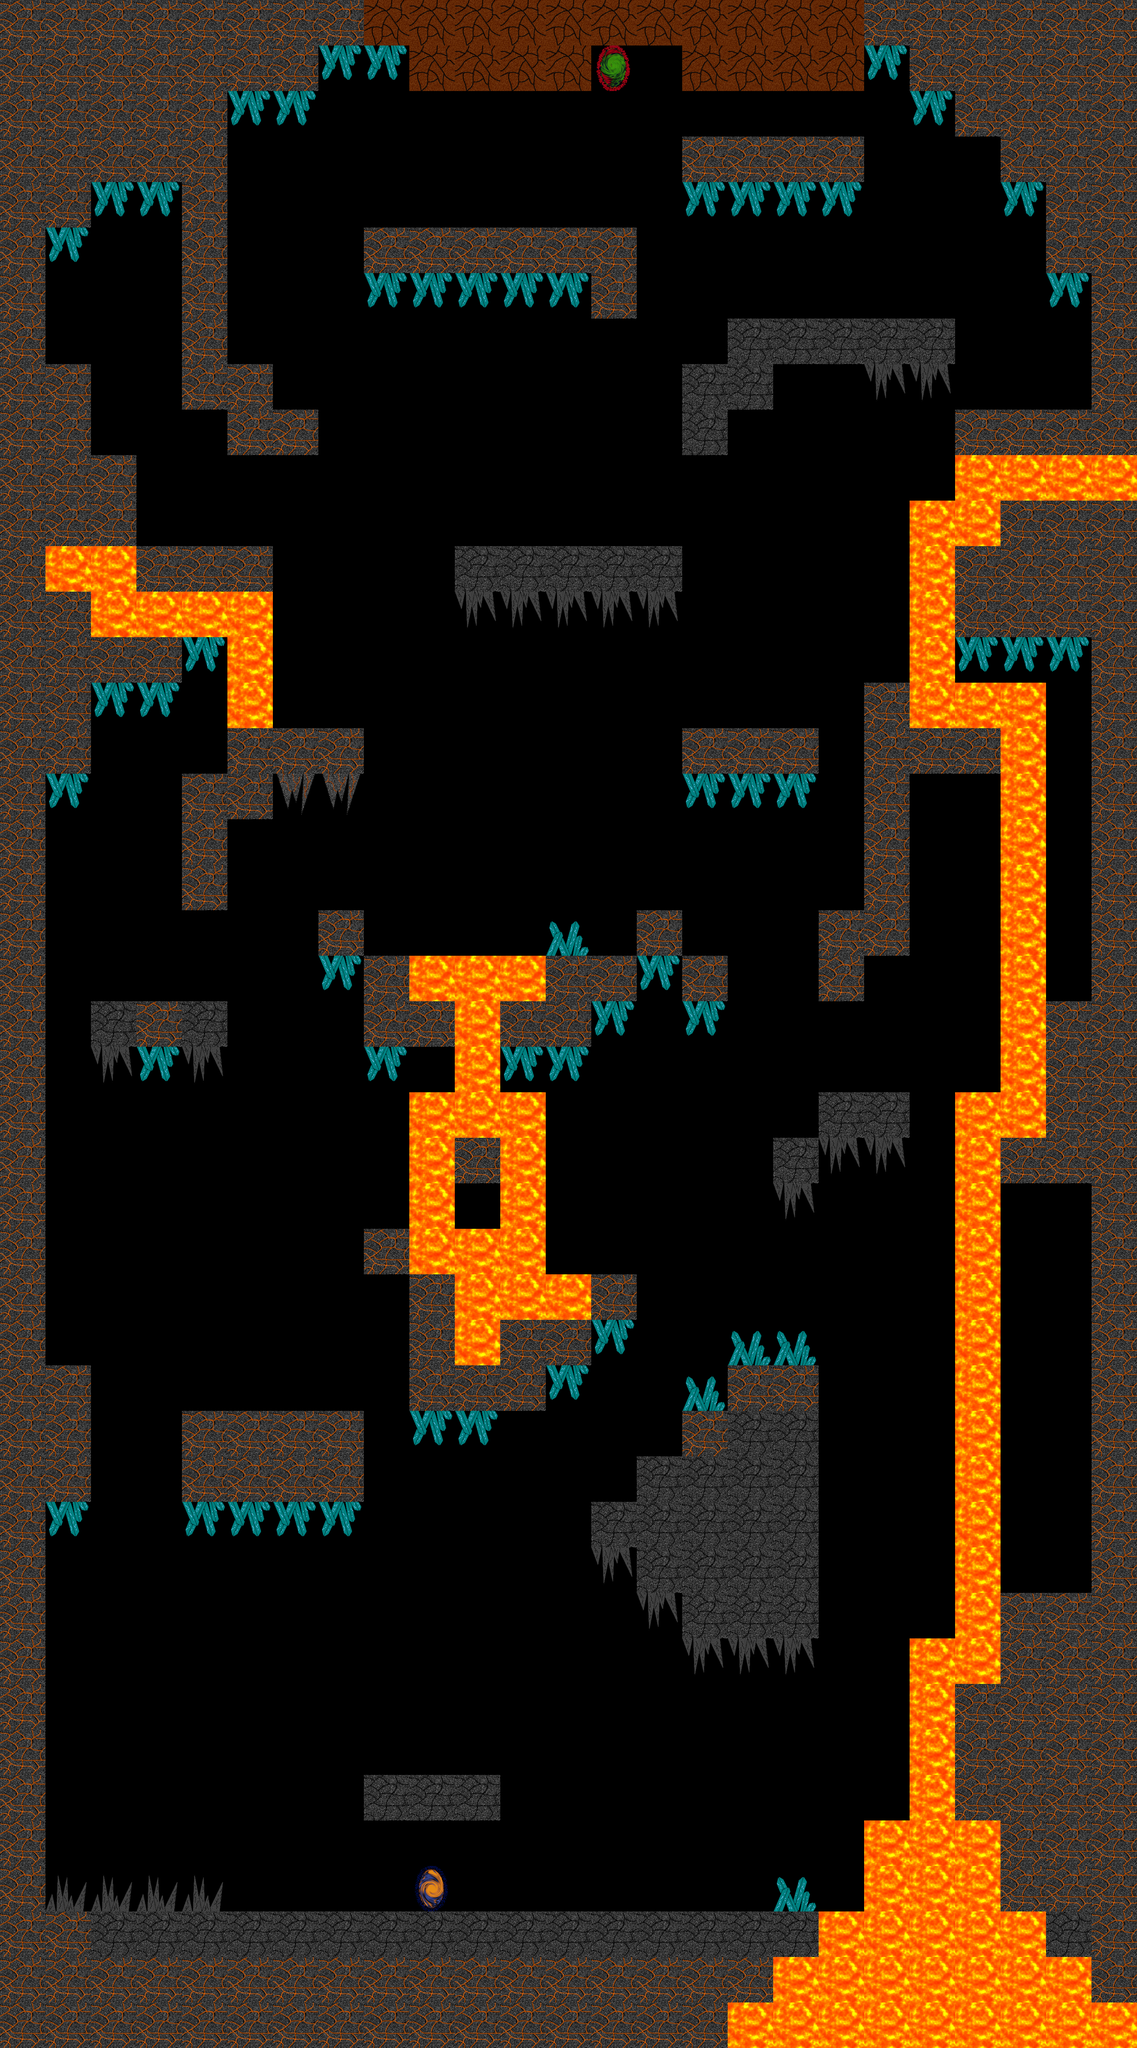

This is a level from a 2D game, rendered from its Tiled map with the project's own tilesets. A one-line summary and the map file follow, with tile-layer data summarised:
An orthogonal 25x45 tile map with 128x128 px tiles, 2 tile layers (Background, Main) and 130 objects.

<map version="1.0" orientation="orthogonal" renderorder="right-down" width="25" height="45" tilewidth="128" tileheight="128" nextobjectid="245">
 <tileset firstgid="1" name="GTile" tilewidth="128" tileheight="128" tilecount="64" columns="8">
  <image source="../GTileSheet.png" width="1024" height="1024" />
 </tileset>
 <layer name="Background" width="25" height="45">
  <data>[1125 cells, 1125 non-empty, 1 distinct tile ids]</data>
 </layer>
 <layer name="Main" width="25" height="45">
  <data>[1125 cells, 547 non-empty, 12 distinct tile ids]</data>
 </layer>
 <objectgroup name="Ground">
  <object id="1" x="0" y="0" width="128" height="5760" />
  <object id="2" x="128" y="0" width="1536" height="128" />
  <object id="3" x="1792" y="0" width="1408" height="128" />
  <object id="4" x="3072" y="128" width="256" height="1152" />
  <object id="5" x="3072" y="1408" width="128" height="4224" />
  <object id="6" x="128" y="5376" width="1920" height="384" />
  <object id="7" x="2048" y="5376" width="128" height="256" />
  <object id="8" x="2176" y="5376" width="128" height="128" />
  <object id="9" x="2944" y="5376" width="128" height="128" />
  <object id="10" x="1024" y="4992" width="384" height="128" />
  <object id="11" x="1920" y="4480" width="384" height="128" />
  <object id="12" x="512" y="3968" width="512" height="256" />
  <object id="13" x="128" y="3840" width="128" height="384" />
  <object id="14" x="1152" y="3584" width="128" height="384" />
  <object id="15" x="1024" y="3456" width="128" height="128" />
  <object id="16" x="1280" y="3200" width="128" height="128" />
  <object id="17" x="1280" y="3840" width="256" height="128" />
  <object id="18" x="1408" y="3712" width="256" height="128" />
  <object id="19" x="1664" y="3584" width="128" height="128" />
  <object id="20" x="1408" y="2816" width="256" height="128" />
  <object id="21" x="1536" y="2688" width="256" height="128" />
  <object id="22" x="1792" y="2560" width="128" height="128" />
  <object id="23" x="1920" y="2688" width="128" height="128" />
  <object id="24" x="1024" y="2688" width="128" height="256" />
  <object id="25" x="1152" y="2816" width="128" height="128" />
  <object id="26" x="896" y="2560" width="128" height="128" />
  <object id="27" x="256" y="2816" width="384" height="128" />
  <object id="28" x="1920" y="2048" width="384" height="128" />
  <object id="29" x="1280" y="1536" width="512" height="128" />
  <object id="30" x="128" y="1024" width="128" height="1152" />
  <object id="31" x="256" y="1280" width="128" height="640" />
  <object id="32" x="384" y="1536" width="128" height="384" />
  <object id="33" x="512" y="1536" width="128" height="256" />
  <object id="34" x="1024" y="640" width="640" height="128" />
  <object id="35" x="128" y="128" width="768" height="128" />
  <object id="36" x="128" y="256" width="512" height="128" />
  <object id="37" x="128" y="384" width="384" height="128" />
  <object id="38" x="128" y="512" width="128" height="128" />
  <object id="39" x="1920" y="384" width="512" height="128" />
  <object id="40" x="2560" y="128" width="512" height="128" />
  <object id="41" x="2688" y="256" width="384" height="128" />
  <object id="42" x="2816" y="384" width="256" height="128" />
  <object id="43" x="2944" y="512" width="128" height="256" />
  <object id="44" x="2688" y="1152" width="384" height="128" />
  <object id="45" x="2176" y="896" width="512" height="128" />
  <object id="46" x="2816" y="1408" width="256" height="384" />
  <object id="47" x="2688" y="1536" width="128" height="256" />
  <object id="175" x="640" y="1536" width="128" height="128" />
  <object id="177" x="768" y="2048" width="256" height="128" />
  <object id="183" x="2304" y="3072" width="256" height="128" />
  <object id="184" x="2176" y="3200" width="128" height="128" />
  <object id="189" x="512" y="640" width="128" height="512" />
  <object id="190" x="640" y="1024" width="128" height="128" />
  <object id="192" x="640" y="1152" width="256" height="128" />
  <object id="193" x="512" y="384" width="128" height="256" />
  <object id="195" x="1664" y="0" width="128" height="128" />
  <object id="197" x="1664" y="768" width="128" height="128" />
  <object id="198" x="1664" y="640" width="128" height="128" />
  <object id="202" x="2048" y="3840" width="256" height="640" />
  <object id="204" x="1920" y="3968" width="128" height="512" />
  <object id="206" x="1792" y="4096" width="128" height="384" />
  <object id="207" x="1664" y="4224" width="128" height="128" />
  <object id="217" x="636" y="2056" width="124" height="240" />
  <object id="219" x="512" y="2176" width="132" height="384" />
  <object id="221" x="1156" y="132" width="500" height="120" />
  <object id="222" x="1920" y="128" width="508" height="124" />
  <object id="224" x="2048" y="900" width="128" height="248" />
  <object id="225" x="1920" y="1024" width="124" height="252" />
  <object id="226" x="1792" y="1540" width="128" height="124" />
  <object id="233" x="2820" y="4488" width="252" height="892" />
  <object id="234" x="2688" y="4736" width="128" height="376" />
  <object id="235" x="2432" y="1920" width="132" height="256" />
  <object id="236" x="2564" y="2056" width="244" height="120" />
  <object id="237" x="2432" y="2180" width="128" height="500" />
  <object id="238" x="2304" y="2564" width="124" height="244" />
 </objectgroup>
 <objectgroup name="Spikes">
  <object id="134" x="900" y="128" width="104" height="88" />
  <object id="135" x="648" y="264" width="220" height="84" />
  <object id="137" x="264" y="516" width="220" height="88" />
  <object id="138" x="128" y="648" width="108" height="84" />
  <object id="139" x="1040" y="772" width="608" height="92" />
  <object id="140" x="1932" y="512" width="484" height="100" />
  <object id="141" x="2452" y="128" width="88" height="88" />
  <object id="142" x="2576" y="260" width="92" height="88" />
  <object id="143" x="2832" y="512" width="92" height="92" />
  <object id="144" x="2964" y="764" width="84" height="92" />
  <object id="145" x="1296" y="1660" width="488" height="104" />
  <object id="146" x="2448" y="1020" width="220" height="92" />
  <object id="147" x="2712" y="1796" width="320" height="84" />
  <object id="150" x="2432" y="5120" width="380" height="256" />
  <object id="151" x="2304" y="5372" width="636" height="132" />
  <object id="152" x="2184" y="5276" width="112" height="92" />
  <object id="154" x="124" y="5260" width="500" height="104" />
  <object id="155" x="528" y="4220" width="476" height="96" />
  <object id="156" x="128" y="4224" width="112" height="92" />
  <object id="157" x="1292" y="3972" width="100" height="80" />
  <object id="158" x="1544" y="3840" width="104" height="96" />
  <object id="159" x="1668" y="3716" width="100" height="84" />
  <object id="160" x="268" y="2944" width="356" height="88" />
  <object id="161" x="1036" y="2944" width="104" height="92" />
  <object id="162" x="908" y="2684" width="112" height="92" />
  <object id="163" x="1420" y="2948" width="232" height="88" />
  <object id="164" x="1672" y="2816" width="104" height="96" />
  <object id="165" x="1796" y="2696" width="120" height="84" />
  <object id="166" x="1932" y="2820" width="104" height="84" />
  <object id="168" x="1552" y="2596" width="92" height="84" />
  <object id="169" x="1936" y="2176" width="356" height="96" />
  <object id="170" x="268" y="1920" width="224" height="84" />
  <object id="171" x="144" y="2176" width="96" height="88" />
  <object id="172" x="520" y="1792" width="104" height="80" />
  <object id="173" x="2684" y="1276" width="140" height="128" />
  <object id="186" x="2304" y="3200" width="256" height="96" />
  </objectgroup>
 <objectgroup name="EnterPortal">
  <!-- 1 objects omitted --></objectgroup>
 <objectgroup name="ExitPortal">
  <!-- 1 objects omitted --></objectgroup>
</map>
<!-- 19 of 130 objects omitted -->
